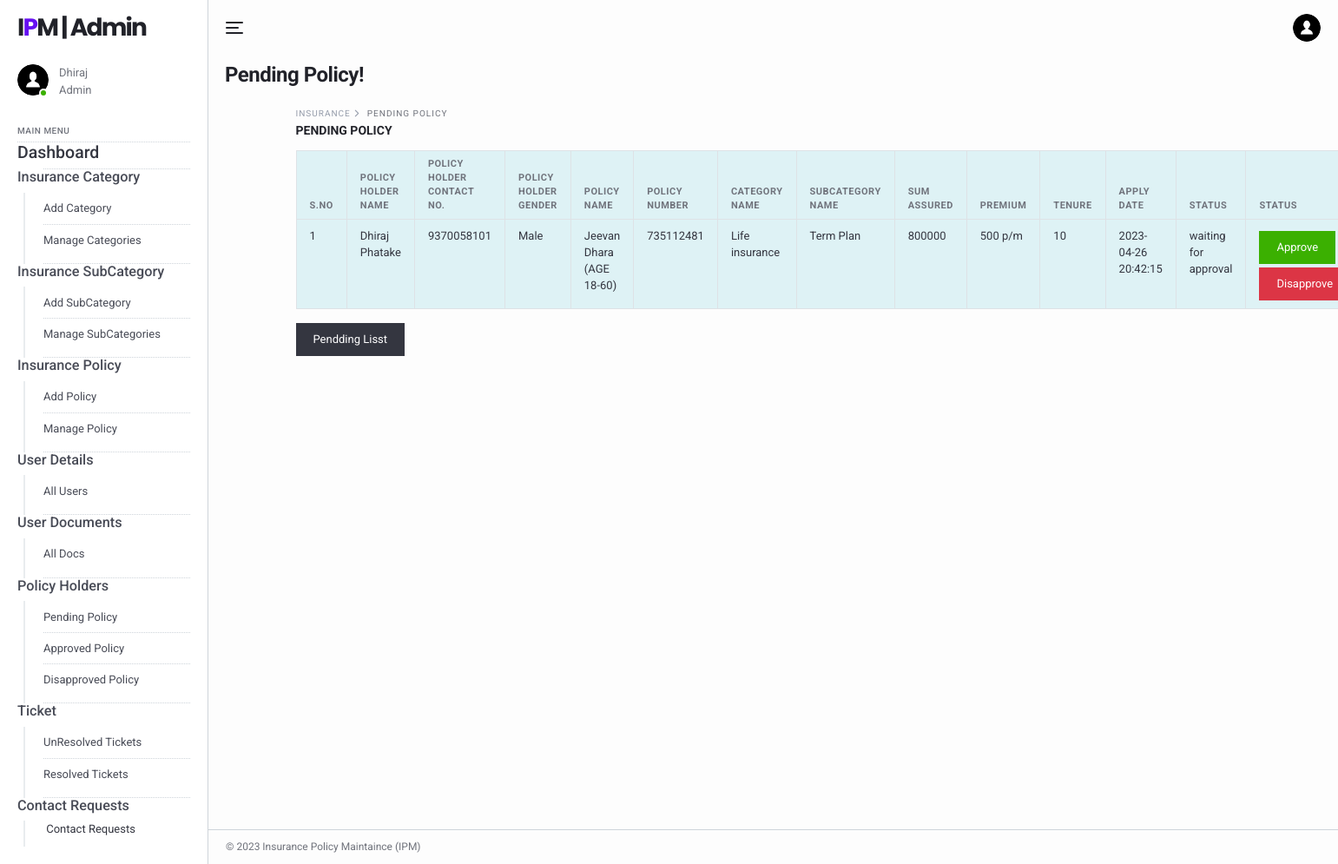
The app's page /ipm/admin/pending-policy.php (signed in) with its own data.
### tables this page shows
CREATE TABLE `tblimsadmin` (
  `ID` int(11) NOT NULL,
  `AdminName` varchar(120) DEFAULT NULL,
  `AdminUsername` varchar(45) DEFAULT NULL,
  `Password` varchar(45) DEFAULT NULL,
  `AdminRegdate` timestamp NULL DEFAULT current_timestamp()
);

CREATE TABLE `tblpolicy` (
  `ID` int(11) NOT NULL,
  `SubcategoryId` varchar(50) NOT NULL,
  `CategoryId` varchar(25) DEFAULT NULL,
  `PolicyName` varchar(45) DEFAULT NULL,
  `Sumassured` int(11) DEFAULT NULL,
  `Premium` varchar(45) DEFAULT NULL,
  `Tenure` int(10) DEFAULT NULL,
  `CreationDate` timestamp NOT NULL DEFAULT current_timestamp() ON UPDATE current_timestamp()
);

CREATE TABLE `tbluser` (
  `ID` int(11) NOT NULL,
  `FullName` varchar(120) DEFAULT NULL,
  `ContactNo` bigint(10) DEFAULT NULL,
  `Email` varchar(120) DEFAULT NULL,
  `Gender` enum('Male','Female') DEFAULT NULL,
  `Password` varchar(120) DEFAULT NULL,
  `CreationDate` timestamp NOT NULL DEFAULT current_timestamp()
);

CREATE TABLE `tblpolicyholder` (
  `ID` int(11) NOT NULL,
  `UserId` char(20) DEFAULT NULL,
  `PolicyId` char(20) DEFAULT NULL,
  `PolicyNumber` char(9) DEFAULT NULL,
  `PolicyApplyDate` timestamp NULL DEFAULT current_timestamp(),
  `PolicyStatus` int(1) DEFAULT NULL,
  `UpdationDate` timestamp NOT NULL DEFAULT '0000-00-00 00:00:00' ON UPDATE current_timestamp()
);

CREATE TABLE `category` (
  `ID` int(11) NOT NULL,
  `CategoryName` varchar(45) DEFAULT NULL,
  `CreationDate` timestamp NULL DEFAULT current_timestamp()
);

CREATE TABLE `tblsubcategory` (
  `id` int(11) NOT NULL,
  `CategoryId` char(5) NOT NULL,
  `SubcategoryName` varchar(200) NOT NULL,
  `CreationDate` timestamp NULL DEFAULT current_timestamp(),
  `UpdationDate` timestamp NULL DEFAULT NULL ON UPDATE current_timestamp()
);

### ipm/admin/pending-policy.php (the view, shortened to what this page needs)
<?php
include('includes/dbconnection.php');
if (strlen($_SESSION['aid']==0)) {
  header('location:logout.php');
  } else{
?>
<!DOCTYPE html>
<html lang="en">
  <head>
    <link href="../lib/fontawesome-free/css/all.min.css" rel="stylesheet">
    <link href="../lib/ionicons/css/ionicons.min.css" rel="stylesheet">
    <link href="../lib/typicons.font/typicons.css" rel="stylesheet">
    <link href="../lib/morris.js/morris.css" rel="stylesheet">
    <link href="../lib/flag-icon-css/css/flag-icon.min.css" rel="stylesheet">
    <link href="../lib/jqvmap/jqvmap.min.css" rel="stylesheet">
    <link rel="stylesheet" href="../css/azia.css">
  </head>
  <body class="az-body az-body-sidebar">
<?php include_once('includes/sidebar.php');?>
    <div class="az-content az-content-dashboard-two">
<?php include_once('includes/header.php');?>
      <div class="az-content-header d-block d-md-flex">
        <div>
          <h2 class="az-content-title mg-b-5 mg-b-lg-8"> Pending Policy!</h2>
        </div>
      </div>
      <div class="az-content-body">
     <div class="az-content">
      <div class="container">
        <div class="az-content-body">
          <div class="az-content-breadcrumb">
            <span>Insurance </span>
            <span> Pending Policy</span>
          </div>
          <div class="az-content-label mg-b-5"> Pending Policy</div>
          <div class="table-responsive">
            <table class="table table-info table-bordered table-stripped table-hover mg-b-0">
              <thead>
                <tr>
                  <th>S.NO</th>
                   <th>Policy Holder Name</th>
                      <th>Policy Holder Contact No.</th>
                       <th>Policy Holder Gender</th>
                  <th>Policy Name</th>
                  <th>Policy Number</th>
                  <th>Category Name</th>
                   <th>SubCategory Name</th>
                   <th>Sum Assured</th>
                   <th>Premium</th>
                   <th>Tenure</th>
                  <th>Apply Date</th>
                  <th>Status</th>
                   <th>Status</th>
                </tr>
              </thead>
              <?php
            $ret=mysqli_query($con,"select tbluser.FullName,tbluser.ContactNo,tbluser.Gender, category.CategoryName as catname,tblsubcategory.SubcategoryName as subcat, tblpolicy.PolicyName,tblpolicyholder.PolicyApplyDate as applydate,tblpolicy.ID,tblpolicy.Sumassured,tblpolicy.Premium,tblpolicy.Tenure,tblpolicyholder.PolicyStatus,tblpolicyholder.PolicyNumber,tblpolicyholder.ID as tphid  from tblpolicy inner join category on category.ID=tblpolicy.CategoryId inner join tblsubcategory on  tblsubcategory.id=tblpolicy.SubcategoryId  join tblpolicyholder on tblpolicyholder.PolicyId=tblpolicy.ID join tbluser on tbluser.ID=tblpolicyholder.UserId where  tblpolicyholder.PolicyStatus='0'");
            $cnt=1;
            while ($row=mysqli_fetch_array($ret)) {
            ?>
              <tbody>
                <tr>
                  <td><?php echo $cnt;?></td>
                  <td><?php  echo $row['FullName'];?></td>
                       <td><?php  echo $row['ContactNo'];?></td>
                  <td><?php  echo $row['Gender'];?></td>
                       <td><?php  echo $row['PolicyName'];?></td>
                       <td><?php  echo $row['PolicyNumber'];?></td>
                  <td><?php  echo $row['catname'];?></td>
                  <td><?php  echo $row['subcat'];?></td>
                  <td><?php  echo $row['Sumassured'];?></td>
                  <td><?php  echo $row['Premium'];?></td>
                  <td><?php  echo $row['Tenure'];?></td>
                   <td><?php  echo $row['applydate'];?></td>
                  <td><?php
                  if($row['PolicyStatus']=="0"){
                  echo "waiting for approval";
                  }
                    ?></td>
                 <td>
                   <a href="pending-policy.php?tphid=<?php  echo $row['tphid'];?>&&apid=1" class="btn btn-success my-1"> Approve </a><a href="pending-policy.php?tphid=<?php  echo $row['tphid'];?>&&apid=2" class="btn btn-danger"> Disapprove </a>
                 </td>
                </tr>
                <?php
              $cnt=$cnt+1;
              }?>
              </tbody>
            </table>
            <button onclick="window.print()" class="btn btn-dark mt-3">Pendding Lisst</button>
          </div>
            </div>
          </div>
        </div>
      </div>
    <?php include_once('includes/footer.php');?>
    </div>
  </body>
</html>
<?php }  ?>

### ipm/admin/includes/sidebar.php (shortened to what this page needs)
<div class="az-sidebar">
    <div class="az-sidebar-header">
      <a href="#" class="az-logo">I<span>P</span>M | Admin</a>
    </div>
    <div class="az-sidebar-loggedin">
      <div class="az-img-user online"><img src="../img/user.png" alt=""></div>
      <div class="media-body">
                    <?php
                    $adminid=$_SESSION['aid'];
                    $ret=mysqli_query($con,"select AdminName from tblimsadmin where ID='$adminid'");
                    $row=mysqli_fetch_array($ret);
                    $name=$row['AdminName'];
                    ?>
                <span><?php echo $name; ?></span>
        <span>Admin</span>
      </div>
    </div>
    <div class="az-sidebar-body">
      <ul class="nav">
        <li class="nav-label">Main Menu</li>
          <li class="nav-item show">
          <a href="dashboard.php" class="text-dark"><h4>Dashboard</h4></a>
        </li>
        <li class="nav-item show">
          <h5>Insurance Category</h5>
          <nav class="nav-sub">
            <a href="add-category.php" class="nav-sub-link">Add Category</a>
            <a href="manage-categories.php" class="nav-sub-link">Manage Categories</a>
          </nav>
        </li>
        <li class="nav-item show">
          <h5>Insurance SubCategory</h5>
          <nav class="nav-sub">
            <a href="add-subcategory.php" class="nav-sub-link">Add SubCategory</a>
            <a href="manage-subcategories.php" class="nav-sub-link">Manage SubCategories</a>
          </nav>
        <li class="nav-item show">
          <h5>Insurance Policy</h5>
          <nav class="nav-sub">
            <a href="policyform.php" class="nav-sub-link">Add Policy</a>
            <a href="manage-policyform.php" class="nav-sub-link">Manage Policy</a>
          </nav>
        </li>
        <li class="nav-item show">
          <h5>User Details</h5>
          <nav class="nav-sub">
            <a href="user-detail.php" class="nav-sub-link">All Users</a>
          </nav>
        </li>
        <li class="nav-item show">
          <h5>User Documents</h5>
          <nav class="nav-sub">
            <a href="user-docs.php" class="nav-sub-link">All Docs</a>
          </nav>
        </li>
        <li class="nav-item show">
          <h5>Policy Holders</h5>
          <nav class="nav-sub">
            <a href="pending-policy.php" class="nav-sub-link">Pending Policy</a>
          <a href="approve-policy.php" class="nav-sub-link">Approved Policy</a>
          <a href="disapprove-policy.php" class="nav-sub-link">Disapproved Policy</a>
          </nav>
        </li>
        <li class="nav-item show">
          <h5>Ticket</h5>
          <nav class="nav-sub">
            <a href="unresolved-tickets.php" class="nav-sub-link">UnResolved Tickets</a>
            <a href="resolved-tickets.php" class="nav-sub-link">Resolved Tickets</a>
          </nav>
        </li>
        <li class="nav-item show">
          <h5>Contact Requests</h5>
          <nav class="nav-sub">
            <a href="contact_request.php">
              <span class="nav-link-text text-dark">Contact Requests</span>
            </a>
          </nav>
        </li>
      </ul>
    </div>
  </div>

### records on screen
tblimsadmin: AdminName "Dhiraj"
tblpolicy: tbluser.FullName "Dhiraj Phatake", tbluser.ContactNo "9370058101", tbluser.Gender "Male", PolicyName "Jeevan Dhara (AGE 18-60)", tblpolicyholder.PolicyNumber "735112481", CategoryId.CategoryName "Life insurance", SubcategoryId.SubcategoryName "Term Plan", Sumassured "800000", Premium "500 p/m", Tenure "10", tblpolicyholder.PolicyApplyDate "2023-04-26 20:42:15"
